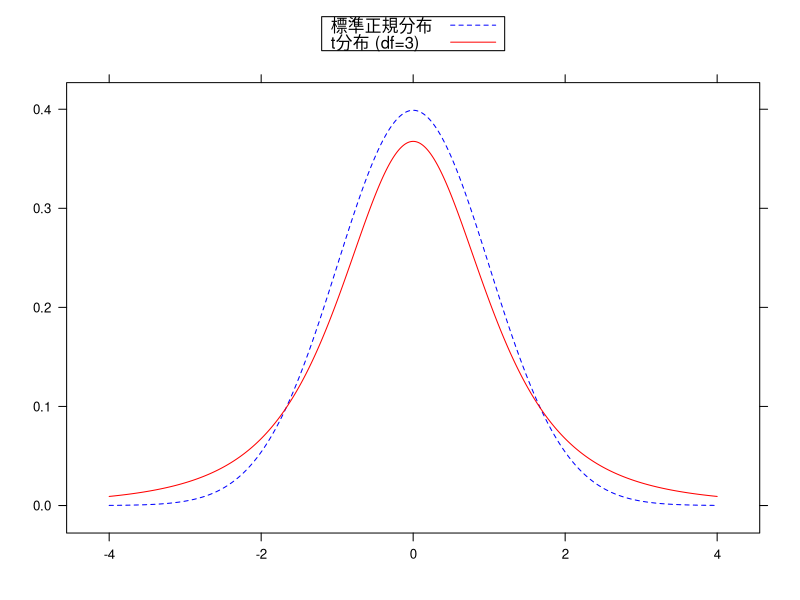

The R script that drew this image:
# 	法学セミナー「法律家のための実証分析入門」第7回 ソースコード
#	(C) 2011 MORITA Hatsuru

library(lattice)

# standard normal dist. vs t dist.
x <- seq(-4,4,length=1000)
y <- dnorm(x, mean=0, sd=1)
z <- dt(x, df=3)
xyplot(y~x,
	xlab = "",
	ylab = "",
	panel = function(x,y){
		panel.xyplot(x,y, type="l", col="blue", lty=2)
		panel.xyplot(x,z, type="l", col="red", lty=1)
	},
	key = list(text=list(c("標準正規分布","t分布 (df=3)")),
		lines=list(col=c("blue","red"),lty=c(2,1)), 
		space="top", border=T
	)
)

